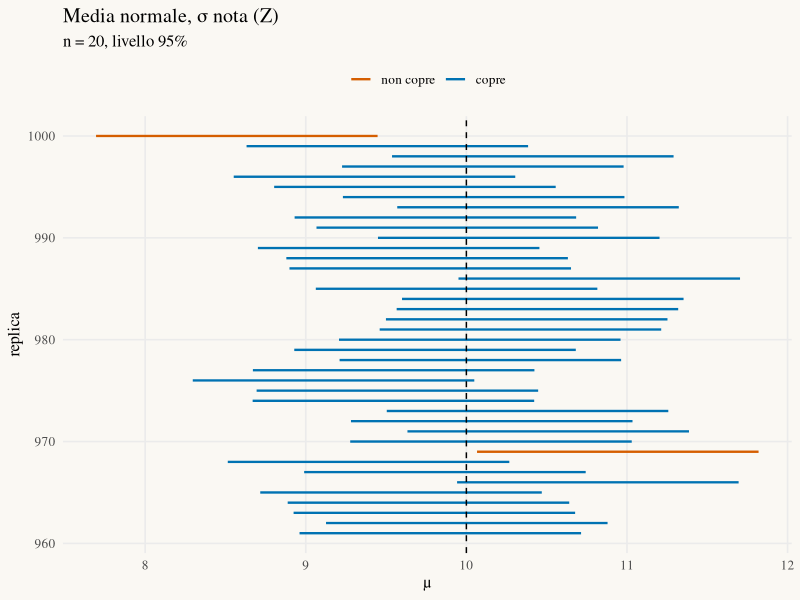

This chart was generated by the following R code:
# ───────────────────────────────────────────────────────────────
# StatAtlas · Lab 08 — Intervalli di confidenza: Media normale, σ nota (Z)
# Con R ≥ 4.1 e lo stesso seed si ottengono gli stessi intervalli di StatAtlas.
# ───────────────────────────────────────────────────────────────
library(tidyverse)

set.seed(2026)
n <- 20; B <- 1000; livello <- 0.95; a <- 1 - livello
vero <- 10   # parametro vero, fisso
sigma <- 2

intervallo <- function(x) {
  z <- qnorm(1 - a / 2)
  mean(x) + c(-1, 1) * z * sigma / sqrt(n)
}

# Un nuovo campione e un nuovo intervallo per ogni replica
sim <- tibble(replica = seq_len(B)) |>
  mutate(ci = map(replica, \(r) intervallo(rnorm(n, mean = 10, sd = 2))),
         basso = map_dbl(ci, 1), alto = map_dbl(ci, 2),
         copre = basso <= vero & vero <= alto)

sim |> summarise(copertura = mean(copre), ampiezza_media = mean(alto - basso),
                 errore_mc = sqrt(copertura * (1 - copertura) / B))

# Gli ultimi 40 intervalli
theme_statatlas <- function(base_size = 12) {
  theme_minimal(base_size = base_size, base_family = "serif") +
    theme(panel.grid.minor = element_blank(), legend.position = "top",
          plot.background = element_rect(fill = "#FAF8F3", colour = NA))
}
sim |>
  slice_tail(n = 40) |>
  ggplot(aes(y = replica, xmin = basso, xmax = alto, colour = copre)) +
  geom_linerange(linewidth = 0.8) +
  geom_vline(xintercept = vero, linetype = "dashed") +
  scale_colour_manual(values = c(`TRUE` = "#0072B2", `FALSE` = "#D55E00"), labels = c(`TRUE` = "copre", `FALSE` = "non copre")) +
  labs(title = "Media normale, σ nota (Z)", subtitle = sprintf("n = %d, livello %.0f%%", n, 100 * livello), x = "μ", y = "replica", colour = NULL) +
  theme_statatlas()
